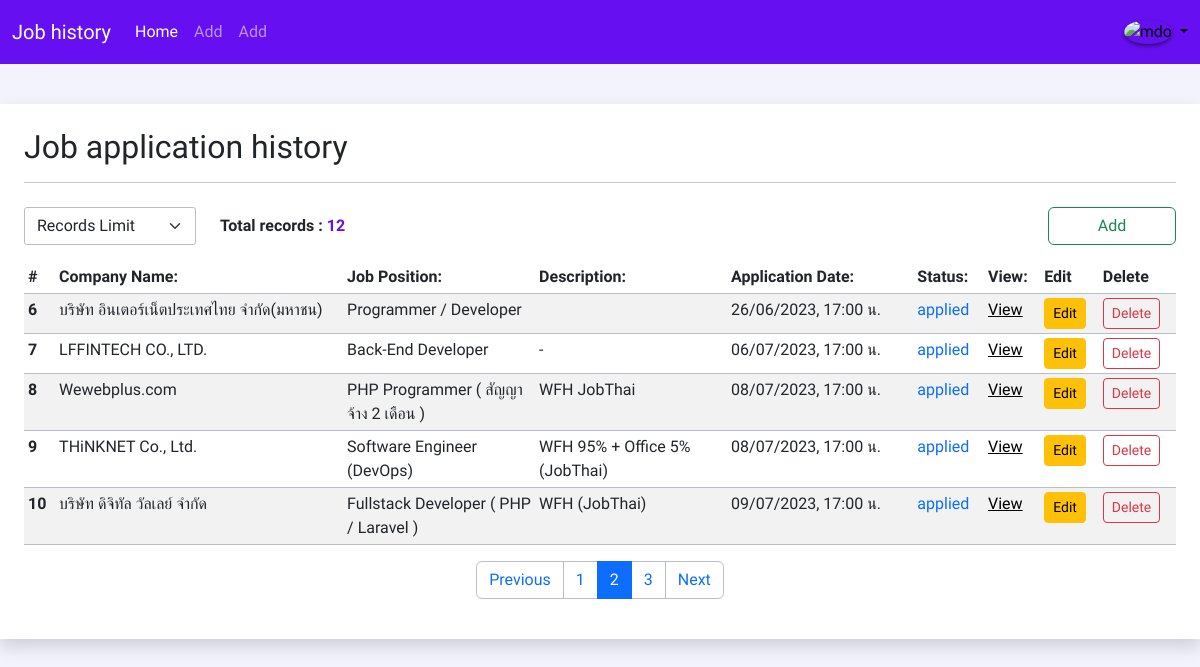
Before: /index.php?page=2 with the older database file.
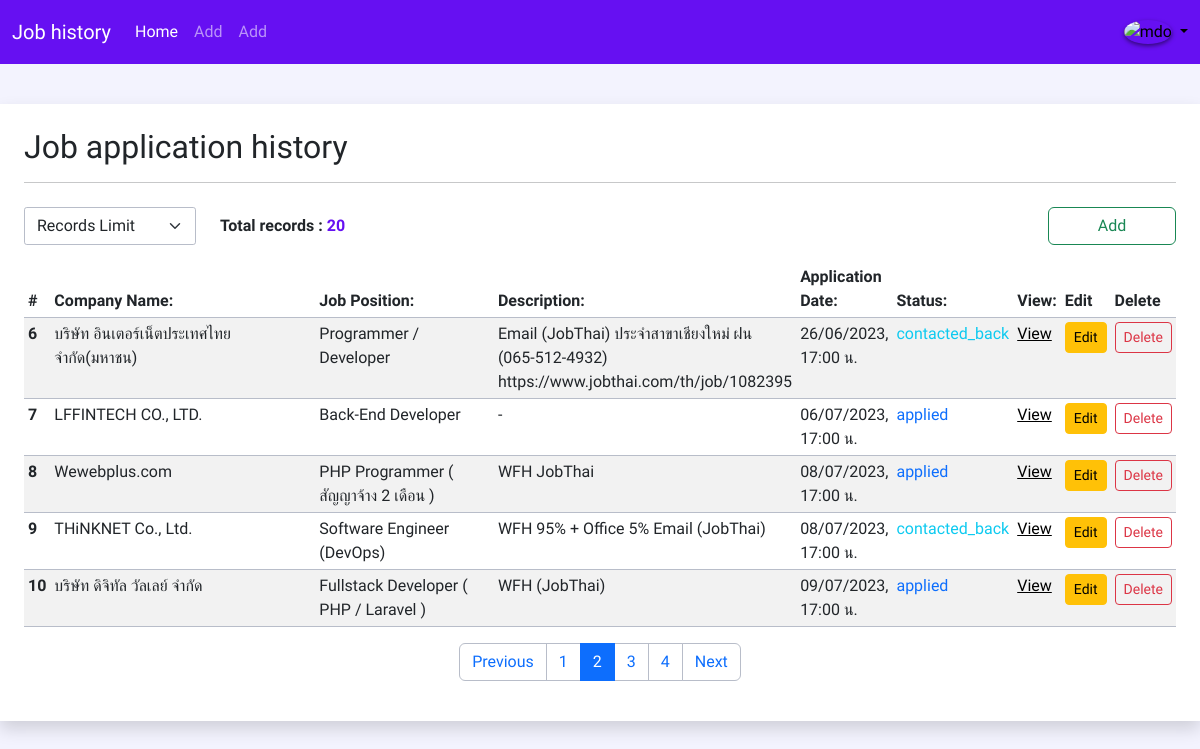
After: the same page with the newer database file.
### tables this page shows
CREATE TABLE `jobhistory` (
  `id` int(11) NOT NULL,
  `company_name` varchar(255) NOT NULL,
  `job_position` varchar(255) NOT NULL,
  `job_salary` varchar(255) DEFAULT NULL,
  `submit_by1` varchar(255) DEFAULT NULL,
  `submit_by2` varchar(255) DEFAULT NULL,
  `submit_by3` varchar(255) DEFAULT NULL,
  `submit_by4` varchar(255) DEFAULT NULL,
  `description` varchar(255) DEFAULT NULL,
  `location` varchar(1023) DEFAULT NULL,
  `address` varchar(255) DEFAULT NULL,
  `link` varchar(255) DEFAULT NULL,
  `application_date` timestamp NOT NULL DEFAULT current_timestamp() ON UPDATE current_timestamp(),
  `job_status` varchar(255) DEFAULT NULL
);

### pagination.php (called while the page is built, shortened)
<?php
require_once('process/config.php');
$limit = isset($_SESSION['records-limit']) ? $_SESSION['records-limit'] : 5;
$page = (isset($_GET['page']) && is_numeric($_GET['page']) ) ? $_GET['page'] : 1;
$paginationStart = ($page - 1) * $limit;
$job_historys = $db->query("SELECT * FROM jobhistory LIMIT $paginationStart, $limit")->fetchAll();
$sql = $db->query("SELECT count(id) AS id FROM jobhistory")->fetchAll();
$allRecrods = $sql[0]['id'];
$totoalPages = ceil($allRecrods / $limit);
$prev = $page - 1;
$next = $page + 1;
?>

### index.php (the view, shortened to what this page needs)
<?php
require_once('process/config.php');
include('pagination.php');
?>
<!DOCTYPE html>
<html lang="en">
<head>
  <link rel="stylesheet" href="css/bootstrap.min.css">
  <link rel="stylesheet" href="css/styles.css">
</head>
<body>
  <div class="box bg-white shadow px-2 py-3 p-md-4">
    <h2>Job application history</h2>
    <hr class="mb-4">
    <div class="row mb-3">
      <div class="col-2">
        <form action="index.php" method="post">
          <select name="records-limit" id="records-limit" class="form-select custom-select">
            <option disabled selected>Records Limit</option>
          </select>
        </form>
      </div>
      <div class="col-2 d-flex align-items-center">
        <p class="m-0 fw-bold">Total records : <span class="text-indigo"><?php echo $allRecrods; ?></span></p>
      </div>
      <div class="col-8 text-end">
        <a href="create.php" class="btn btn-outline-success" style="width: 8rem;">Add</a>
      </div>
    </div>
    <div class="table-responsive">
      <table class="table table-sm table-striped">
        <thead>
          <tr>
            <th>#</th>
            <th>Company Name:</th>
            <th>Job Position:</th>
            <th>Description:</th>
            <th>Application Date:</th>
            <th>Status:</th>
            <th>View:</th>
            <th>Edit</th>
            <th>Delete</th>
          </tr>
        </thead>
        <tbody>
          <?php foreach ($job_historys as $job_history) : ?>
            <?php $job_history['application_date'] = date("d/m/Y, H:i น.", strtotime($job_history['application_date'])); ?>
            <tr>
              <th class="col" scope="row"><?php echo $job_history['id']; ?></th>
              <td class="col-3"><?php echo $job_history['company_name']; ?></td>
              <td class="col-2"><?php echo $job_history['job_position']; ?></td>
              <td class="col-2"><?php echo $job_history['description']; ?></td>
              <td><?php echo $job_history['application_date']; ?></td>
              <td class="<?php include("color.php"); ?>"><?php echo $job_history["job_status"]; ?></td>
              <td><a href="detail.php?id=<?php echo $job_history['id']; ?>" class="link-body-emphasis">View</a></td>
              <td><a href="edit.php?edit_id=<?php echo $job_history['id']; ?>" class="btn btn-sm btn-warning">Edit</a></td>
              <td><a href="delete.php?delete_id=<?php echo $job_history["id"]; ?>" class="btn btn-sm btn-outline-danger">Delete</a></td>
            </tr>
          <?php endforeach; ?>
        </tbody>
      </table>
      <nav aria-label="Page navigation example mt-5">
        <ul class="pagination justify-content-center">
          <li class="page-item <?php if ($page <= 1) {
                                  echo 'disabled';
                                } ?>">
            <a class="page-link" href="<?php if ($page <= 1) {
                                          echo '#';
                                        } else {
                                          echo "?page=" . $prev;
                                        } ?>">Previous</a>
          </li>
          <?php for ($i = 1; $i <= $totoalPages; $i++) : ?>
            <li class="page-item <?php if ($page == $i) {
                                    echo 'active';
                                  } ?>">
              <a class="page-link" href="index.php?page=<?= $i; ?>"> <?= $i; ?> </a>
            </li>
          <?php endfor; ?>
          <li class="page-item <?php if ($page >= $totoalPages) {
                                  echo 'disabled';
                                } ?>">
            <a class="page-link" href="<?php if ($page >= $totoalPages) {
                                          echo '#';
                                        } else {
                                          echo "?page=" . $next;
                                        } ?>">Next</a>
          </li>
        </ul>
      </nav>
    </div>
  </div>
</body>
</html>

### color.php (shortened to what this page needs)
<?php
if($job_history["job_status"] == "applied"){
  echo 'text-primary';
}
else if($job_history["job_status"] == "contacted_back"){
  echo 'text-info';
}
?>

### css/styles.css (style rules this page uses)
:root { --bs-border-color: #b8bdc9; --bs-indigo-rgb: #6610f2; --bs-purple-rgb: #6f42c1; --bs-pink-rgb: #e83e8c; }
body { background-color: #f3f3fe; font-family: "Sarabun", sans-serif; font-weight: 300; }
.box { width: 100%; max-width: 1200px; margin: 2.5rem auto; }
.text-indigo { color: #6610f2 !important; }
.bg-indigo { --bs-bg-opacity: 1; background-color: var(--bs-indigo-rgb) !important; }
.navbar { padding-top: 0.75rem; padding-bottom: 0.75rem; }
.form-select { --bs-border-radius: 0.175rem; }
.img-profile { box-shadow: 0 0.125rem 0.25rem rgba(0, 0, 0, 0.5) !important; }

Changed rows visible on the page:
changed jobhistory "บริษัท อินเตอร์เน็ตประเทศไทย จำกัด(มหาชน)": description (not shown) → "Email (JobThai) ประจำสาขาเชียงใหม่ ฝน (065-512-4932) https://www.jobthai.com/th/job/1082395"; job_status "applied" → "contacted_back"
changed jobhistory "THiNKNET Co., Ltd.": description "WFH 95% + Office 5% (JobThai)" → "WFH 95% + Office 5% Email (JobThai)"; job_status "applied" → "contacted_back"
Other visible differences:
$allRecrods: "12" → "20"
new list line: "4"
